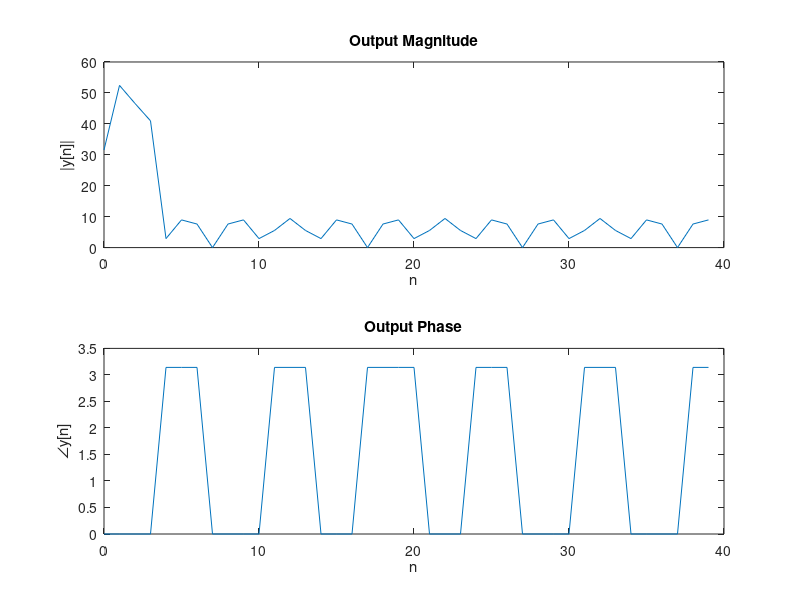

This figure's MATLAB source:
%% Frequency Response of FIR Filters: Lab P-12: 3 Lab Exercise

%% 3.1a)
% We will cascade these filters by convolution, which will be performed by
% multiplication of their transfer functions.
%% 
% First we'll find the transfer function of the general filter
%%
% Y(z) = X(z) - 2cos(wn)z^-1X(z) + z^-2X(z)
%%
% H(z) = 1 - 2cos(wn)z^-1 + z^-2
%%
% Now we'll introduce the nulling frequencies 0.44pi and 0.7pi
%%
% H1(z) = 1 - 2cos(0.44pi)z^-1 + z^-2
%%
% H2(z) = 1 - 2cos(0.7pi)z^-1 + z^-2
%%
% Performing the convolution
%%
% (1 - 2cos(0.44pi)z^-1 + z^-2)(1 - 2cos(0.44pi)z^-1 + z^-2)
%%
% Yields the fourth order filter
%%
% 1 + (-2cos(0.7pi) - 2cos(0.44pi)))z^-1 + (2 + 4cos(0.44pi)cos(0.7pi))z^-2
% + (-2cos(0.44pi) - 2cos(0.7pi))z^-3 + z^-4
%%
% Resulting in the following coefficients

b = [1 -2*cos(0.7*pi)-2*cos(0.44*pi) 2+4*cos(0.44*pi)*cos(0.7*pi) -2*cos(0.44*pi)-2*cos(0.7*pi) 1]

%% 3.1b)
% Generate input signal

n = [0:149];
x = 5*cos(0.3*pi*n) + 22*cos(0.44*pi*n-pi/3) + 22*cos(0.7*pi*n-pi/4);

%% 3.1c)
% Pass input through filter

y = conv(b,x);

%% 3.1d)
% Plot output signal

subplot(2,1,1)
plot(0:39, abs(y(1:40)))
title('Output Magnitude')
ylabel('|y[n]|')
xlabel('n')
subplot(2,1,2)
plot(0:39, angle(y(1:40)))
title('Output Phase')
ylabel('\angley[n]')
xlabel('n')


%%
% Determine output signal by hand for n >= 5



%% 3.1e)

%% 3.1f)

%% 3.2
